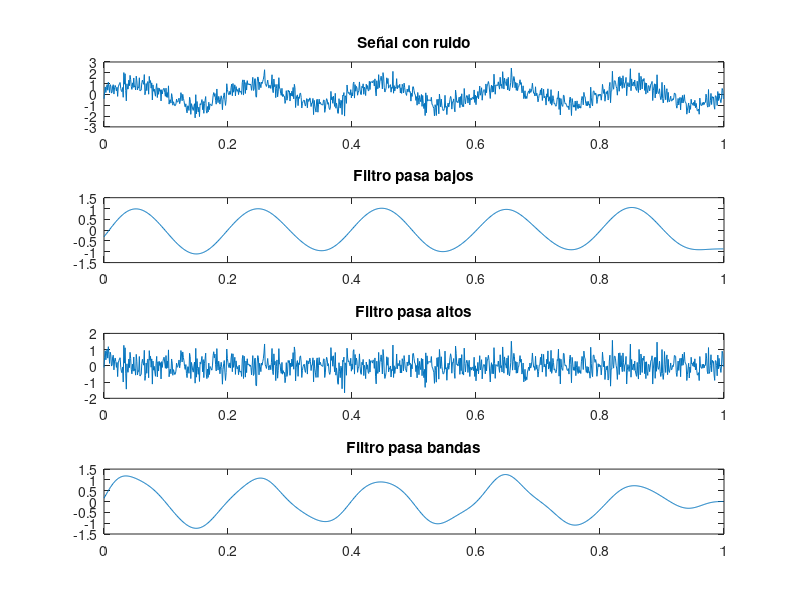
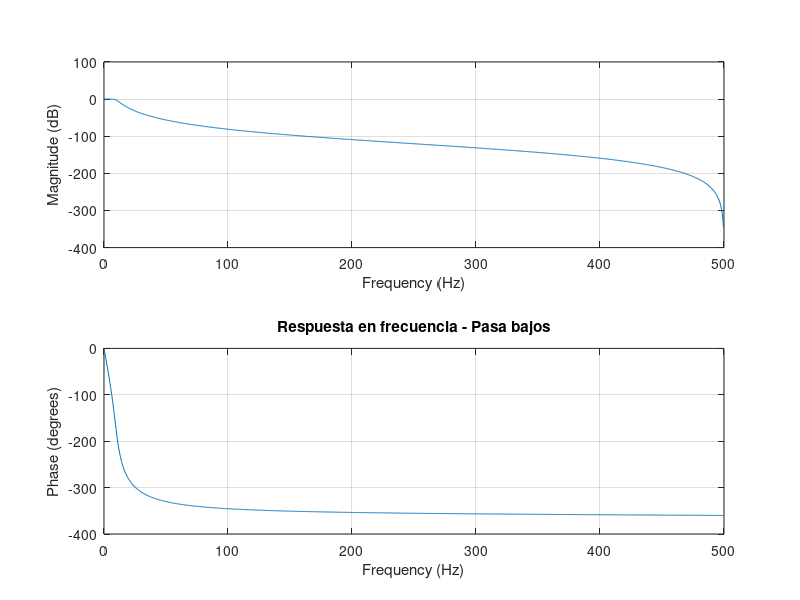

Write the MATLAB code that produced these figures, in order.
clc; clear; close all;  % Limpia la consola y variables

fs = 1000;               % Frecuencia de muestreo
t = 0:1/fs:1-1/fs;       % Vector de tiempo
senal = sin(2*pi*5*t);         % Señal original (seno 5 Hz)
ruido = 0.5*randn(size(t));    % Ruido aleatorio
senal_ruido = senal + ruido;   % Señal con ruido

fc_lp = 10;  % Frecuencia de corte
[b_lp, a_lp] = butter(4, fc_lp/(fs/2), 'low');  
senal_lp = filtfilt(b_lp, a_lp, senal_ruido);

fc_hp = 10;  % Frecuencia de corte
[b_hp, a_hp] = butter(4, fc_hp/(fs/2), 'high');  
senal_hp = filtfilt(b_hp, a_hp, senal_ruido);

fc1 = 3; fc2 = 15;  % Rango de la banda
[b_bp, a_bp] = butter(4, [fc1 fc2]/(fs/2), 'bandpass');  
senal_bp = filtfilt(b_bp, a_bp, senal_ruido);

figure;

subplot(4,1,1)
plot(t, senal_ruido)
title('Señal con ruido')

subplot(4,1,2)
plot(t, senal_lp)
title('Filtro pasa bajos')

subplot(4,1,3)
plot(t, senal_hp)
title('Filtro pasa altos')

subplot(4,1,4)
plot(t, senal_bp)
title('Filtro pasa bandas')

figure;
freqz(b_lp, a_lp, 1024, fs); % Respuesta del pasa bajos
title('Respuesta en frecuencia - Pasa bajos')
